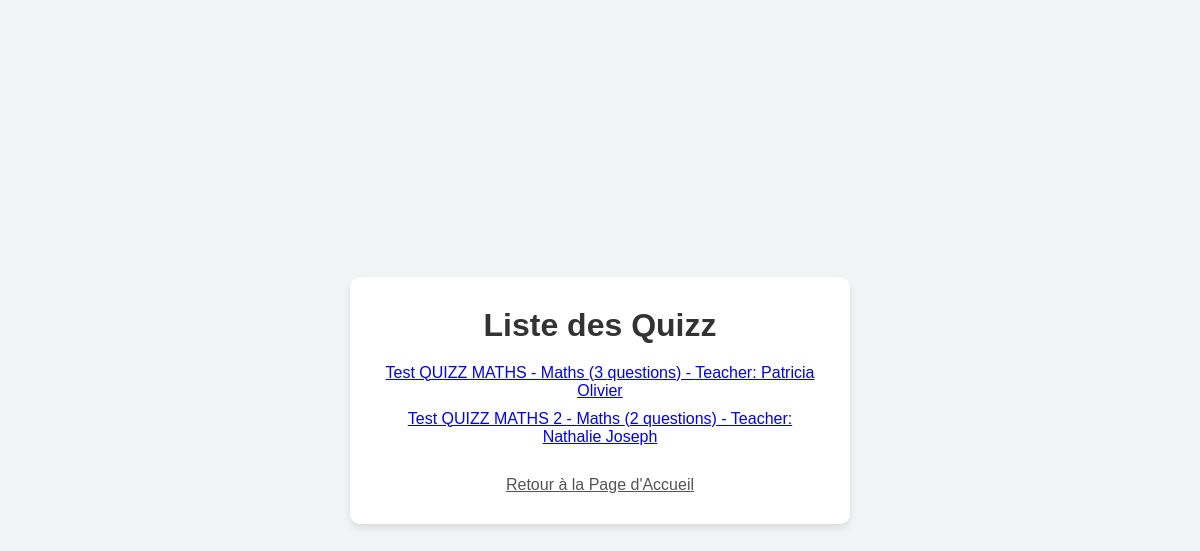
Page /quizz/ on the earlier database version.
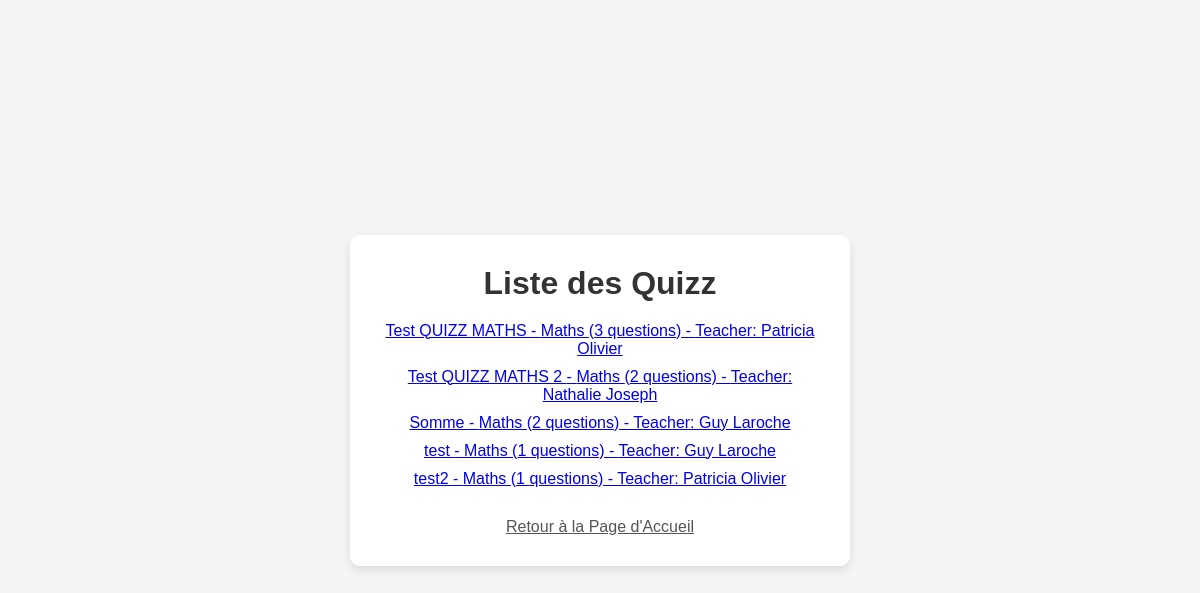
Same page on the later database version.
### apps/quizz/models.py (models this page shows, shortened)
class Quizz(models.Model):
    SUBJECT_CHOICES = [
        ('Maths', 'Maths'),
        ('Français', 'Français'),
        ('Anglais', 'Anglais'),
        ('Histoire', 'Histoire'),
    ]
    title = models.CharField(max_length=200)
    subject = models.CharField(max_length=50, choices=SUBJECT_CHOICES)
    teacher = models.ForeignKey(Teacher, on_delete=models.CASCADE, related_name='quizzes')
    number_of_questions = models.PositiveIntegerField()
    is_public = models.BooleanField(default=True)

### apps/users/models.py (models this page shows, shortened)
class User(models.Model):
    first_name = models.CharField(max_length=50)
    last_name = models.CharField(max_length=50)
    email = models.EmailField(max_length=254)
    password = models.CharField(max_length=50)
    schedule = models.ForeignKey(Schedule, on_delete=models.SET_NULL, null=True)
    profile = models.OneToOneField(Profile, on_delete=models.CASCADE)

### apps/quizz/views.py (the view)
# urls.py: path('', views.quizz_list, name='quizz_list'),
def quizz_list(request):
    quizzs = Quizz.objects.filter(is_public=True)
    return render(request, 'quizz/quizz_list.html', {'quizzs': quizzs})

### apps/users/models.py (called while the page is built)
    def __str__(self):
        return f"Teacher: {self.first_name} {self.last_name}"

### templates/quizz/quizz_list.html (shortened to what this page needs)
{% load static %}
<!DOCTYPE html>
<html>
<head>
    <link rel="stylesheet" href="{% static 'css/style.css' %}">
</head>
<body>
    <div class="container">
        <h1>Liste des Quizz</h1>
        <ul class="list">
            {% for quizz in quizzs %}
                <li>
                    <a href="{% url 'quizz_detail' quizz.id %}">{{ quizz.title }} - {{ quizz.subject }} ({{ quizz.number_of_questions }} questions) - {{ quizz.teacher }}</a>
                </li>
            {% endfor %}
        </ul>
        <a href="{% url 'home' %}" class="back-link">Retour à la Page d'Accueil</a>
    </div>
</body>
</html>

### static/css/style.css (style rules this page uses)
* { margin: 0; padding: 0; box-sizing: border-box; }
body { font-family: Arial, sans-serif; display: flex; justify-content: center; align-items: center; min-height: 100vh; background-color: #f3f4f6; }
h1 { font-size: 2em; color: #333; margin-bottom: 20px; }
.container { text-align: center; background: #fff; padding: 30px; border-radius: 10px; box-shadow: 0 4px 8px rgba(0, 0, 0, 0.1); width: 90%; max-width: 500px; }
.back-link { display: inline-block; margin-top: 20px; color: #555; }
.list { list-style: none; padding: 0; }
.list li { margin: 10px 0; }

Differences in the rows shown:
added Quizz: title "Somme", subject "Maths", number_of_questions "2", teacher "Teacher: Guy Laroche"
added Quizz: title "test", subject "Maths", number_of_questions "1", teacher "Teacher: Guy Laroche"
added Quizz: title "test2", subject "Maths", number_of_questions "1", teacher "Teacher: Patricia Olivier"
